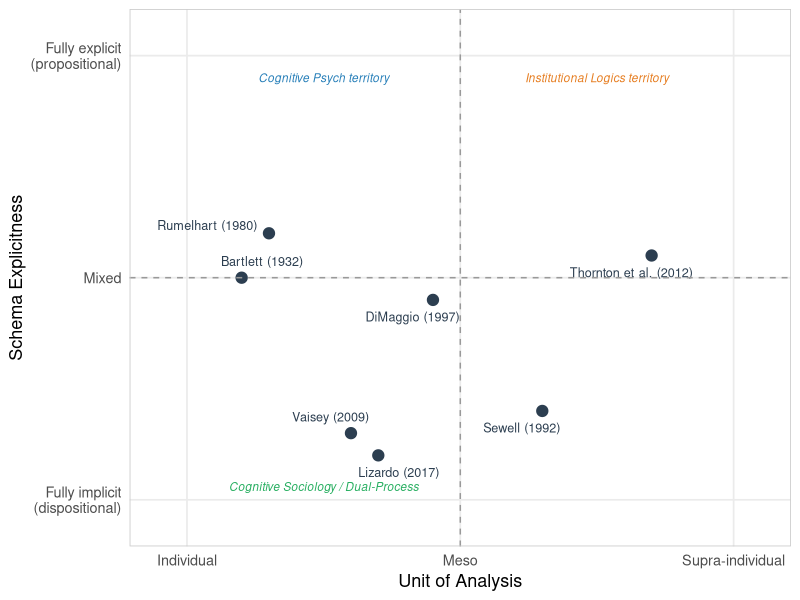

Here is the R script that generated this plot:
## ---- chunk 1
library(tidyverse)
library(kableExtra)

# Build a concept map as a structured dataframe
schema_map <- tribble(
  ~tradition,        ~key_author,          ~definition,                              ~unit_of_analysis,   ~measurement_approach,
  "Cognitive Psych", "Bartlett (1932)",    "Organized mental structure enabling reconstruction of experience", "Individual",  "Recall experiments, reaction time",
  "Cognitive Psych", "Rumelhart (1980)",   "Data structure for generic concepts; slots and fillers",          "Individual",  "Protocol analysis, priming",
  "Sociology",       "Sewell (1992)",      "Virtual schemas: transposable procedures enabling practice",      "Trans-individual", "Theoretical; ethnographic inference",
  "Sociology",       "DiMaggio (1997)",    "Implicit knowledge structures organizing social perception",      "Individual + social", "Surveys (indirect), experiments",
  "Soc-Cog (Vaisey)","Vaisey (2009)",      "Dispositional moral orientations; System 1 structures",          "Individual (latent)", "LCA on attitude batteries",
  "Org. Theory",     "Thornton et al. (2012)", "Institutional logics as supra-individual cognitive schemas", "Field/sector", "Content analysis, categorical measures",
  "Cultural Soc.",   "Lizardo (2017)",     "Implicit culture: embodied, non-propositional schemas",          "Individual (embodied)", "Behavioral observation, implicit tests"
)

schema_map %>%
  kable(
    col.names = c("Tradition", "Key Author", "Definition", "Unit of Analysis", "Measurement"),
    caption   = "Table 1.1: The concept of 'schema' across disciplinary traditions"
  ) %>%
  kable_styling(
    bootstrap_options = c("striped", "hover", "condensed"),
    full_width        = TRUE,
    font_size         = 13
  ) %>%
  column_spec(3, width = "25em") %>%
  column_spec(5, width = "15em")
## ---- chunk 2
# Where do the definitions diverge most?
# Key dimensions of variation across traditions:

slippage_dims <- tribble(
  ~dimension,          ~cognitive_psych,         ~sewell_soc,             ~vaisey_soc,            ~institutional_logics,
  "Locus",            "Individual mind",         "Trans-individual",      "Individual (latent)",  "Field/sector",
  "Propositional?",   "Sometimes yes",           "No (procedural)",       "No (dispositional)",   "Partially (symbolic)",
  "Conscious?",       "Varies",                  "No",                    "No",                   "Partly",
  "Stable/Dynamic?",  "Context-sensitive",       "Durable, transposable", "Durable",              "Historically variable",
  "How measured?",    "Experimental",            "Ethnographic inference","LCA (survey proxy)",   "Content analysis",
  "Micro/Macro?",     "Micro",                   "Meso (linking)",        "Micro",                "Macro-meso"
)

slippage_dims %>%
  kable(
    col.names = c("Dimension", "Cognitive Psych", "Sewell (1992)",
                  "Vaisey (2009)", "Institutional Logics"),
    caption   = "Table 1.2: Where the schema concept diverges across traditions"
  ) %>%
  kable_styling(bootstrap_options = c("striped", "hover"), font_size = 13) %>%
  column_spec(1, bold = TRUE)
## ---- chunk 3
library(ggrepel)

# Position each tradition on two key theoretical axes:
# X: Unit of analysis (individual vs. supra-individual)
# Y: Explicitness of the schema (implicit/dispositional vs. explicit/propositional)

positions <- tribble(
  ~label,                  ~x,    ~y,
  "Bartlett (1932)",        0.1,   0.5,
  "Rumelhart (1980)",       0.15,  0.6,
  "Sewell (1992)",          0.65,  0.2,
  "DiMaggio (1997)",        0.45,  0.45,
  "Vaisey (2009)",          0.3,   0.15,
  "Lizardo (2017)",         0.35,  0.1,
  "Thornton et al. (2012)", 0.85,  0.55
)

ggplot(positions, aes(x = x, y = y, label = label)) +
  geom_point(size = 3.5, color = "#2c3e50") +
  geom_text_repel(
    size          = 3.2,
    box.padding   = 0.5,
    point.padding = 0.3,
    color         = "#2c3e50"
  ) +
  scale_x_continuous(
    name   = "Unit of Analysis",
    breaks = c(0, 0.5, 1),
    labels = c("Individual", "Meso", "Supra-individual"),
    limits = c(-0.05, 1.05)
  ) +
  scale_y_continuous(
    name   = "Schema Explicitness",
    breaks = c(0, 0.5, 1),
    labels = c("Fully implicit\n(dispositional)", "Mixed", "Fully explicit\n(propositional)"),
    limits = c(-0.05, 1.05)
  ) +
  geom_hline(yintercept = 0.5, linetype = "dashed", color = "grey60") +
  geom_vline(xintercept = 0.5, linetype = "dashed", color = "grey60") +
  annotate("text", x = 0.25, y = 0.95, label = "Cognitive Psych territory",
           color = "#2980b9", size = 3, fontface = "italic") +
  annotate("text", x = 0.75, y = 0.95, label = "Institutional Logics territory",
           color = "#e67e22", size = 3, fontface = "italic") +
  annotate("text", x = 0.25, y = 0.03, label = "Cognitive Sociology / Dual-Process",
           color = "#27ae60", size = 3, fontface = "italic") +
  theme_minimal(base_size = 13) +
  theme(
    panel.grid.minor = element_blank(),
    panel.border     = element_rect(fill = NA, color = "grey80")
  )
## ---- chunk 4
sessionInfo()
